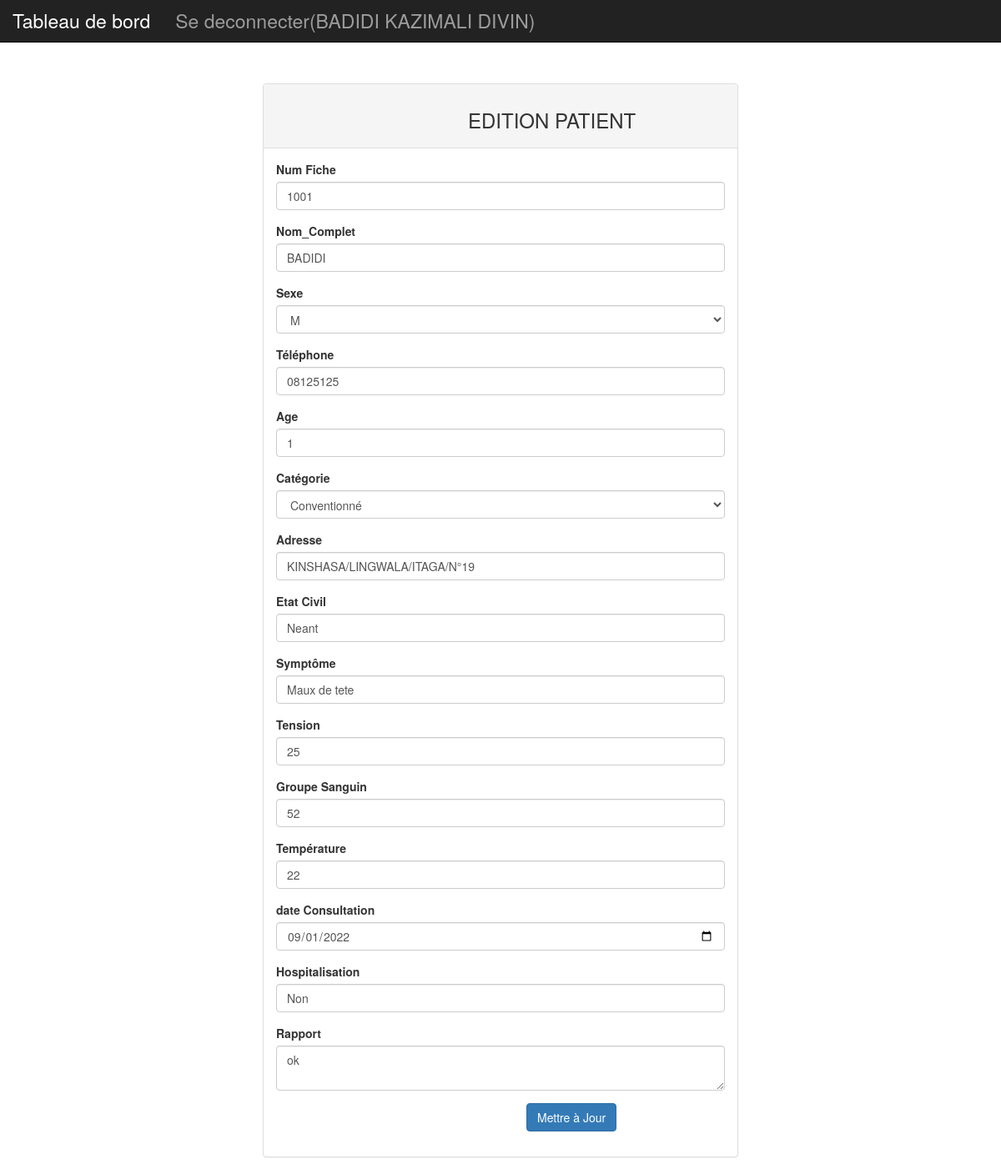
/view/editer-Patient.php?id=1001 (signed in), run on the app's committed database.
### tables this page shows
CREATE TABLE `patients` (
  `Num_fiche` varchar(10) NOT NULL,
  `Nom_Complet` varchar(255) NOT NULL,
  `sexe` varchar(1) NOT NULL,
  `telephone` varchar(15) NOT NULL,
  `age` varchar(1) NOT NULL,
  `categorie` varchar(255) NOT NULL,
  `adresse_complete` varchar(255) NOT NULL,
  `Etat_civil` varchar(25) NOT NULL,
  `Symptome` varchar(25) NOT NULL,
  `Service_consulte` varchar(25) NOT NULL,
  `Tension` varchar(25) NOT NULL,
  `Groupe_sanguin` varchar(25) NOT NULL,
  `Temperature` varchar(25) NOT NULL,
  `date_consultation` varchar(255) NOT NULL,
  `Hospitaliation` varchar(15) NOT NULL,
  `Rapport` varchar(500) NOT NULL
);

### model/edit-patient.php (called while the page is built, shortened)
<?php
	$requser=$pdo->prepare("SELECT * FROM patients WHERE Num_fiche=?");
	$requser->execute(array($_GET['id']));
	$userinfo=$requser->fetch();
	$sexe=$userinfo['sexe'];
	$categorie=$userinfo['categorie'];
	?>

### view/editer-Patient.php (the view, shortened to what this page needs)
<?php
	require_once("../bdd/connexionBDD.php");
	require_once("../model/edit-patient.php");
?>
<!DOCTYPE html>
<html>
<head>
	<link rel="stylesheet" type="text/css" href="../includes/css/bootstrap.css">
	<link rel="stylesheet" type="text/css" href="../includes/css/style.css">
</head>
<body>
	<div class="navbar navbar-inverse navbar-fixed-top">
			<ul class="nav navbar-nav">
				<li class="nav-item">
					<a class="nav-link" style="font-size: 23px" href="profile.php">Tableau de bord</a>
				</li>
				<li class="nav-item">
					<a class="nav-link" style="font-size: 23px" href="logout.php">Se deconnecter(<?php
						echo $_SESSION['nom_complet'];
					?>) </a>
				</li>
			</ul>
		</div>
	<div class="contenair chris col-md-6 col-xd-12 col-md-offset-3">
		<div class="panel panel-default">
			<div class="panel-heading">
				<h3 class="chrisolite">EDITION PATIENT</h3>
			</div>
			<div class="panel-body">
				<form method="post" action="">
					<div class="form-group">
						<label class="control-label">Num Fiche</label>
						<input type="text" name="Num_fiche" required="required" class="form-control" value="<?= $userinfo['Num_fiche'] ?>">
					</div>
					<div class="form-group">
						<label class="control-label">Nom_Complet</label>
						<input type="Nom_Complet" name="Nom_Complet" required="required" class="form-control" value="<?= $userinfo['Nom_Complet'] ?>">
					</div>
					<div class="form-group">
						<label class="control-label">Sexe</label>
						<select name="sexe" class="form-control" autocomplete="off" required="required" >
							<option value="M" <?php if($sexe=="M") echo "selected" ?>>
								M
							</option>
					</select>
					</div>
					<div class="form-group">
						<label class="control-label">Téléphone</label>
						<input type="text" name="telephone" required="required" class="form-control" value="<?= $userinfo["telephone"] ?>">
					</div>
					<div class="form-group">
						<label class="control-label">Age</label>
						<input type="text" name="age" required="required" class="form-control" value="<?= $userinfo['age'] ?>">
					</div>
					<div class="form-group">
						<label class="control-label">Catégorie</label>
						<select name="categorie" class="form-control" autocomplete="off" required="required">
							<option value="Conventionné" <?php if($categorie=="Conventionné") echo "selected" ?>>
								Conventionné
							</option>
						</select>
					</div>
					<div class="form-group">
						<label class="control-label">Adresse</label>
						<input type="text" name="adresse_complete" required="required" class="form-control" value="<?= $userinfo['adresse_complete'] ?>">
					</div>
					<div class="form-group">
						<label class="control-label">Etat Civil</label>
						<input type="text" name="Etat_civil" required="required" class="form-control"  value="<?= $userinfo['Etat_civil'] ?>">
					</div>
					<div class="form-group">
						<label class="control-label">Symptôme</label>
						<input type="text" name="Symptome" required="required" class="form-control"  value="<?= $userinfo['Symptome'] ?>">
					</div>
					<div class="form-group">
						<label class="control-label">Tension</label>
						<input type="number" name="Tension" required="required" class="form-control"  value="<?= $userinfo['Tension'] ?>">
					</div>
					<div class="form-group">
						<label class="control-label">Groupe Sanguin</label>
						<input type="text" name="Groupe_sanguin" required="required" class="form-control"  value="<?= $userinfo['Groupe_sanguin'] ?>">
					</div>
					<div class="form-group">
						<label class="control-label">Température</label>
						<input type="number" name="Temperature" required="required" class="form-control"  value="<?= $userinfo['Temperature'] ?>">
					</div>
					<div class="form-group">
						<label class="control-label">date Consultation</label>
						<input type="date" name="date_consultation" required="required" class="form-control"  value="<?= $userinfo['date_consultation'] ?>">
					</div>
					<div class="form-group">
						<label class="control-label">Hospitalisation</label>
						<input type="text" name="Hospitalisation" required="required" class="form-control"  value="<?= $userinfo['Hospitaliation'] ?>">
					</div>
					<div class="form-group">
						<label class="control-label">Rapport</label>
						<textarea type="text" name="Rapport" required="required" class="form-control"><?= $userinfo['Rapport']?></textarea>
					</div>
					<div class="form-group divin">
						<button type="submit" class="btn btn-primary" name="chrisolite">Mettre à Jour</button>
					</div>
				</form>
			</div>
		</div>
	</div>
</body>
</html>

### includes/css/style.css (style rules this page uses)
.chrisolite { padding-left: 230px; }
.chris { padding-top: 100px; }
.divin { padding-left: 300px; }

### data on the page
patients: Num_fiche "1001", Nom_Complet "BADIDI", sexe "M", telephone "08125125", age "1", categorie "Conventionné", adresse_complete "KINSHASA/LINGWALA/ITAGA/N°19", Etat_civil "Neant", Symptome "Maux de tete", Tension "25", Groupe_sanguin "52", Temperature "22", date_consultation "09/01/2022", Hospitalisation "Non", Rapport "ok"

### other printed values
$_SESSION['nom_complet'] "BADIDI KAZIMALI DIVIN"
